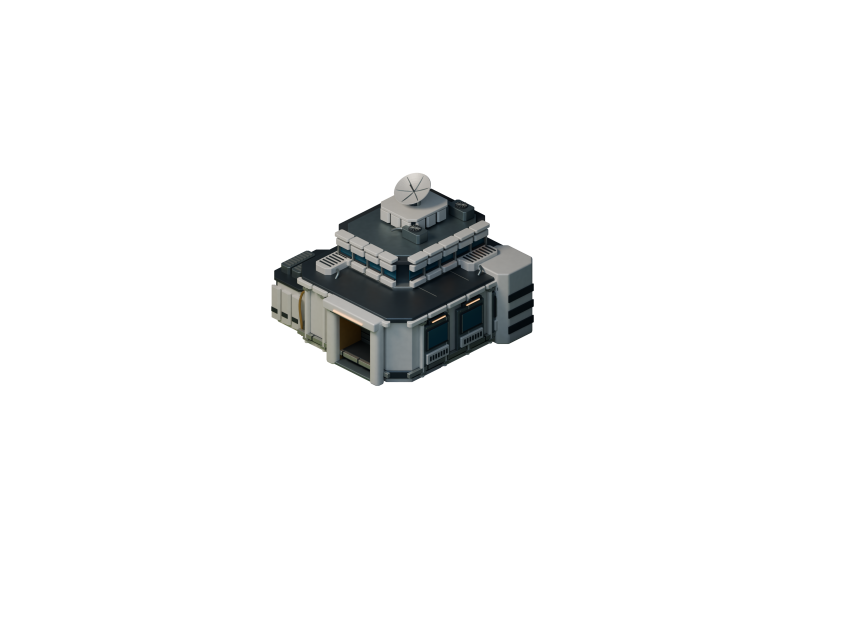
#> input picture design/mission-frontier/assets/staging/coastal-checkpoint-1/astra-scene/renders/base.png, 2560 x 1920 px, given in place of worker-idle.png, which was not available (shown at 1/3 size)
$ python astra_package.py
#> lines starting #> are read from the running program, lines starting #| are printed output that depends on the picture; pictures that were not available may be replaced by others from this repository, and a replacement may not be noted
from pathlib import Path
import json,hashlib
from PIL import Image,ImageDraw
R=Path(__file__).resolve().parents[3]/'design/mission-frontier/assets/staging/cinematic-v1/astra'
Q=R/'qa';Q.mkdir(exist_ok=True)
entries=[]
for mode,stem,assetid in [('worker','worker-idle','mf.worker.standard.se.neutral'),('worker','worker-work-0','mf.worker.standard.se.working'),('tree','tree-idle','mf.prop.purple-tree'),('hq','hq-roof','mf.base.standard.roof')]:
 p=R/'renders'/f'{stem}.png'
 if not p.exists():continue
 meta=json.loads((R/f'{mode}-metadata.json').read_text());im=Image.open(p).convert('RGBA');bbox=im.getchannel('A').getbbox()
 entry={'id':assetid,'revision':1,'status':'cinematic-calibration-not-visually-qualified','file':str(p.relative_to(R)),'sourceSize':list(im.size),'logicalSize':[v/2 for v in im.size],'groundAnchor':meta['groundAnchorLogical'],'coordinateUnits':'logical-pixels-untrimmed','alphaBoundsSource':bbox,'sha256':hashlib.sha256(p.read_bytes()).hexdigest(),'metadata':f'{mode}-metadata.json'}
 if stem=='worker-work-0':entry['animation']={'frames':meta['workFrames'],'frameDurationMs':250,'loop':True,'groundAnchorFixed':True,'note':'Upper arm and forearm joint transforms only; feet, torso and head unchanged. Three samples with repeated closing frame.'}
 entries.append(entry)
 sheet=Image.new('RGB',(im.width*3,im.height+28));d=ImageDraw.Draw(sheet)
 for i,col in enumerate([(24,31,39),(230,226,213),(210,0,130)]):
  bg=Image.new('RGBA',im.size,(*col,255));bg.alpha_composite(im);sheet.paste(bg,(im.width*i,28));d.text((im.width*i+8,8),str(col),fill='white')
 sheet.save(Q/f'{stem}-alpha.png')
(R/'calibration-entries.json').write_text(json.dumps(entries,indent=2)+'\n')
worker=Image.open(R/'renders/worker-idle.png').convert('RGBA');b=worker.getchannel('A').getbbox();frames=[]
#> further down, worker is the input picture: PIL image 2560x1920 RGBA; mean R, G, B, A 5.5, 5.8, 5.8, 16.6
#> after `b = worker.getchannel('A').getbbox()`: b = (813, 517, 1603, 1158)
for idx in [0,1,2]:
 im=Image.open(R/'renders'/f'worker-work-{idx}.png').convert('RGBA');sheet=Image.new('RGBA',(620,310),(24,31,39,255));d=ImageDraw.Draw(sheet)
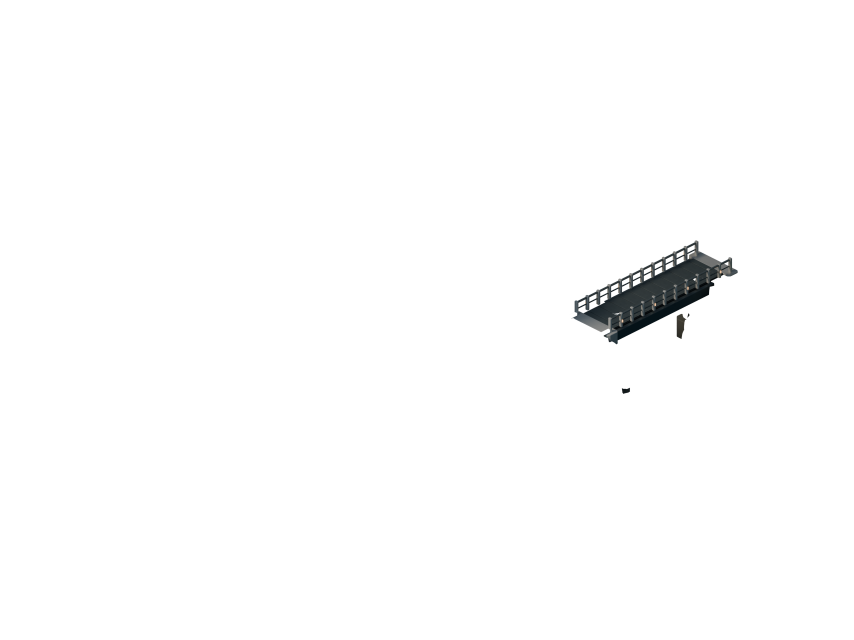
#> input picture design/mission-frontier/assets/staging/coastal-checkpoint-1/astra-scene/renders/bridge.png, 2560 x 1920 px, given in place of worker-work-0.png, which was not available (shown at 1/3 size)
#> further down, im is the input picture: PIL image 2560x1920 RGBA; mean R, G, B, A 0.7, 0.8, 0.8, 3.2
#> after `sheet = Image.new('RGBA', (620, 310), (24, 31, 39, 255))`:
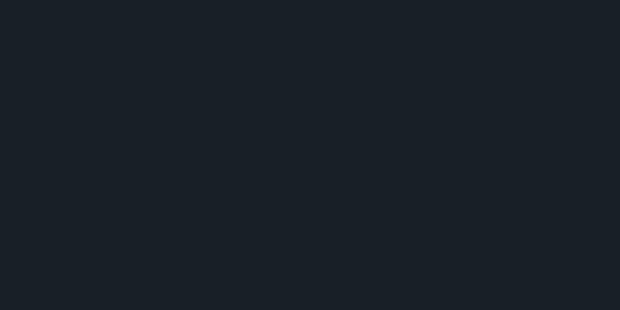
#> sheet: PIL image 620x310 RGBA; mean R, G, B, A 24, 31, 39, 255
 for x,h in [(35,58),(220,200)]:
  scale=h/(b[3]-b[1]);res=im.resize(tuple(round(v*scale) for v in im.size),Image.Resampling.LANCZOS);sheet.alpha_composite(res,(x,20));d.text((x,285),f'{h}px visible body height',fill='white')
#> this loop made 2 passes
#> scale on passes 1 to 2: 0.0905, 0.312
#> pass 1, `res = im.resize(tuple((round(v * scale) for v in im.size)), Image.Resa`:
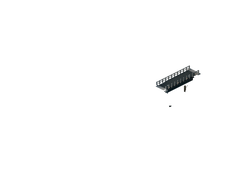
#> res: PIL image 232x174 RGBA; mean R, G, B, A 0.9, 1.1, 1.1, 3.2; transparent parts drawn white
#> (the run stopped early here; a loop or call above may not have finished)
